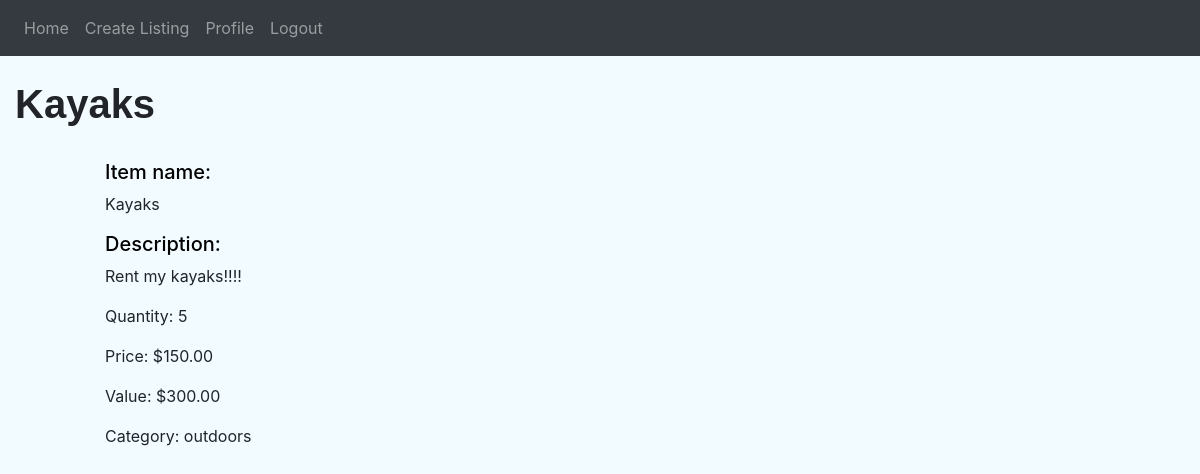
The app's page /item/1 (signed in) with its own data.
### website/models.py (models this page shows)
class Item(db.Model):
    id = db.Column(db.Integer, primary_key=True, index=True)
    name = db.Column(db.String(255), index=True)
    category_id = db.Column(db.Integer, db.ForeignKey("category.id"), index=True)
    is_available = db.Column(db.Boolean, nullable=False, default=True)
    description = db.Column(db.Text, index=True)
    owner_id = db.Column(db.Integer, db.ForeignKey("user.id"))  # ??????????
    date_created = db.Column(db.DATETIME, default=datetime.utcnow, index=True)
    price_in_cents = db.Column(db.Integer, nullable=False, index=True)  # Same thing here
    quantity = db.Column(db.Integer, default=1, index=True)
    value_in_cents = db.Column(db.Integer, nullable=False, index=True)
    image_name = db.Column(db.String(255), index=True)
    item_reviews = db.relationship("Review", backref="item")  # the item being reviewed
    orders = db.relationship("Order", backref="item")

class Category(db.Model):
    id = db.Column(db.Integer, primary_key=True, index=True)
    category = db.Column(db.String(255), index=True)
    items = db.relationship("Item", backref="category")

### website/user_profile.py (the view)
@user_profile.route('/item/<id>', methods=['GET', 'POST'] )
@login_required
def display_item(id):
    currentItem=Item.query.get(id)
    category=Category.query.get(currentItem.category_id)
    return render_template('item.html', user=current_user, currentItem=currentItem,
                           category=category)

### website/templates/item.html (shortened to what this page needs)
{% extends "base.html" %} {% block title %}ITEM{% endblock %} {% block content
    %}
    <head>
      <link rel="stylesheet" href="../static/css/rental.css" />
    </head>
    <body style="background-color: rgb(242, 251, 255)">
      <br />
      <h1
        style="
          font-family: Verdana, Geneva, Tahoma, sans-serif;
          text-shadow: 0 0 2px #ffffff;
          font-weight: bold;
        ">
        {{ currentItem.name }}
      </h1>
      <div class="container py-4">
        <div class="row">
        <div class="col-6 big-box">
            <div class="col-md-10 col-lg-20 mx-auto">
                <form method="POST">
                    <div class="form-group">
                        <h5 style="color: rgb(0, 0, 0)">Item name:</h5>
                        {{ currentItem.name }}
                    </div>
                    <div class="form-group">
                        <h5 style="color: rgb(0, 0, 0)">Description:</h5>
                        {{ currentItem.description}}
                    </div>
                    <div class="form-group">
                        Quantity: {{currentItem.quantity}}
                    </div>
                    <div class="form-group">
                        Price: {{"${:.2f}".format(currentItem.price_in_cents/100)}}
                    </div>
                    <div class="form-group">
                        Value:  {{"${:.2f}".format(currentItem.value_in_cents/100)}}
                    </div>
                    <div class="form-group">
                        Category:   {{ category.category }}
                    </div>
                </form>
            </div>
        </div>
    </div>
    </div>
      {% endblock %}

### records on screen
Item: name "Kayaks", description "Rent my kayaks!!!!", quantity "5", currentItem.price_in_cents/100 "$150.00", currentItem.value_in_cents/100 "$300.00"
Category: category "outdoors"
